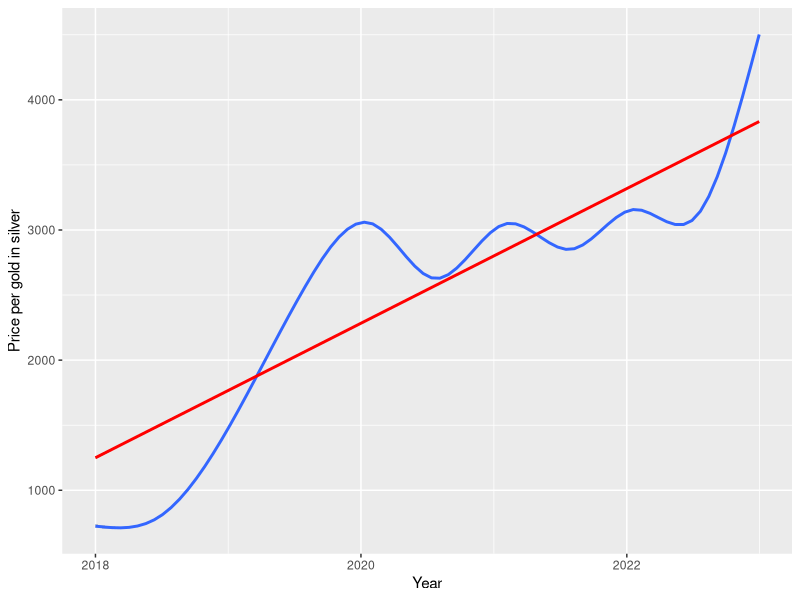
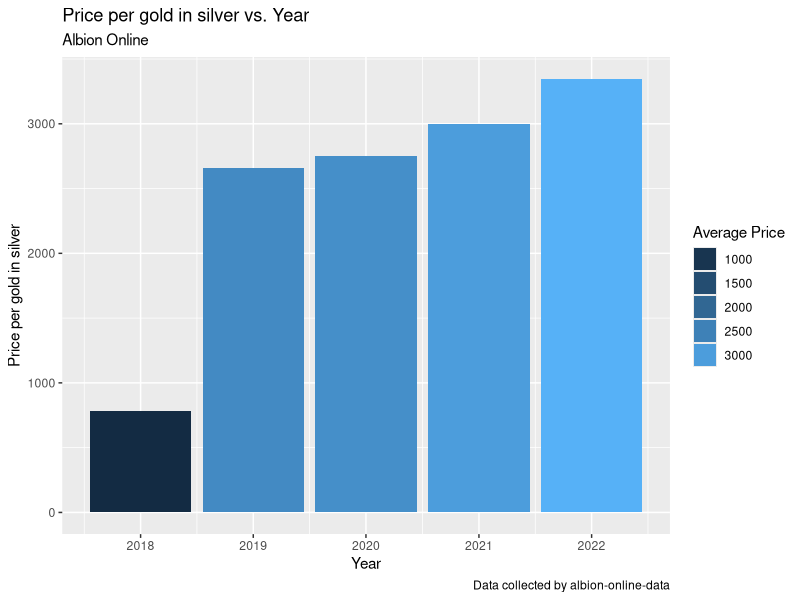

These figures' R source, in order:
library(lubridate)
library(tidyverse)
df <- read.csv('data/gold_data.csv')
df$date <- as.POSIXct(df$date, format="%Y-%m-%d")
head(df)
tail(df)
df %>%
  group_by(year=floor_date(date, "year")) %>%
  summarize(average_price=mean(price)) %>% 
  mutate(annual_growth_rate=(average_price/lag(average_price) - 1) * 100) %>%
  mutate(replace(., is.na(.), 0))
df %>%
  group_by(month=floor_date(date, "month")) %>%
  summarize(average_price=mean(price)) %>% 
  mutate(month_growth_rate=(average_price/lag(average_price) - 1) * 100) %>%
  mutate(replace(., is.na(.), 0))
ggplot(data=df)+
  geom_smooth(mapping=aes(x=date,y=price))+
  xlab("Year") + ylab('Price per gold in silver')+
  geom_smooth(mapping=aes(x=date,y=price),method=lm, color='red', size=1)
df_bar <- df %>%
  group_by(year=floor_date(date, "year")) %>%
  summarize(average_price=mean(price)) %>% 
  mutate(annual_growth_rate=(average_price/lag(average_price) - 1) * 100)
ggplot(data=df_bar)+
  geom_col(mapping=aes(x=year,y=average_price,fill=average_price))+
  xlab("Year") + ylab('Price per gold in silver')+
  guides(fill=guide_legend(title="Average Price"))+
  labs(title="Price per gold in silver vs. Year", subtitle='Albion Online',
       caption="Data collected by albion-online-data")
